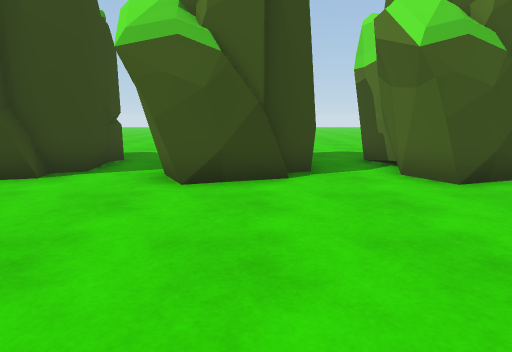
View 1 (above)

24 first-person views from a walk through a 3-D level made in the Unity game engine. The camera is 1.2 m above the floor, tilts 10° down and sees 75° across. The floor is counted in squares, 1 m on a side. Each view is taken from the middle of a square. On the plan, view 1 faces up. The plan holds only what a view shows up to about 14 squares ahead; the rest is blank. The place goes on beyond the plan. Some animated figures are left out.

View 2
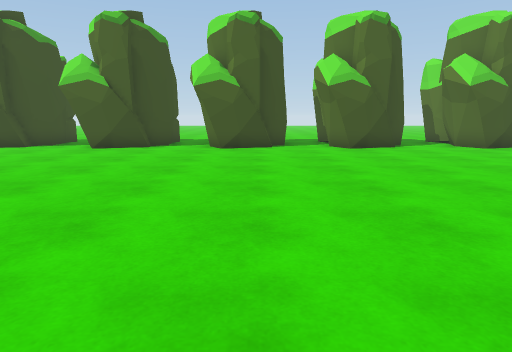

View 3
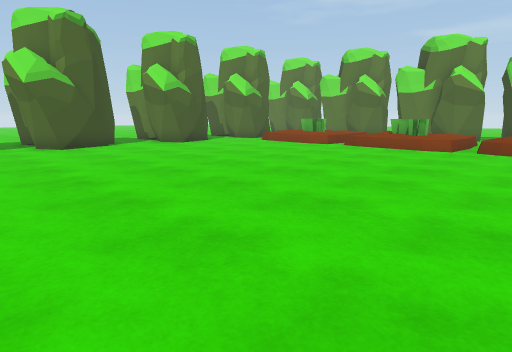

View 4
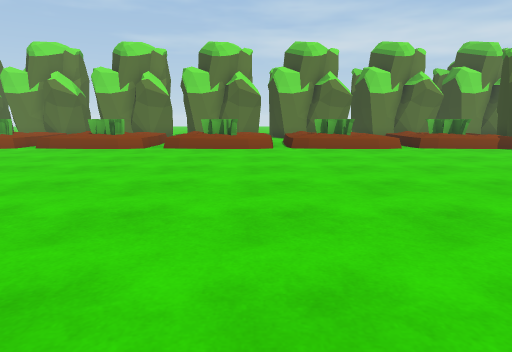

View 5
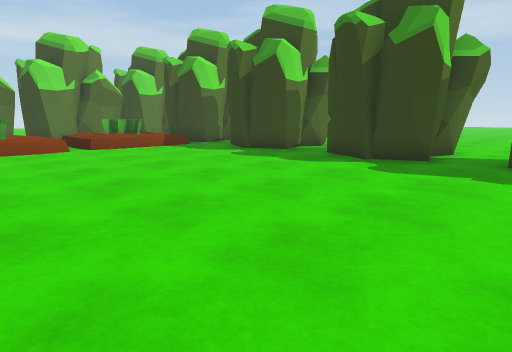

View 6
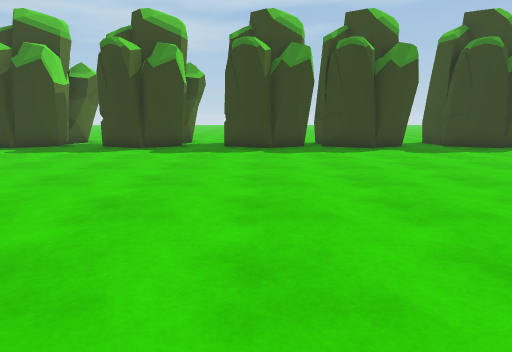

View 7
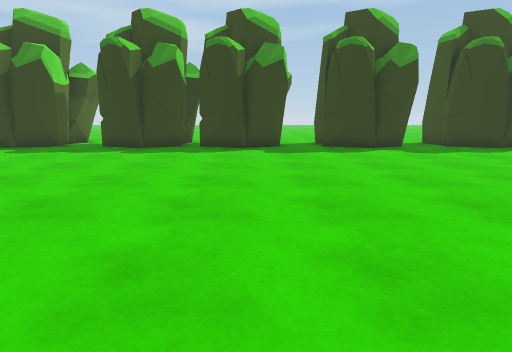

View 8
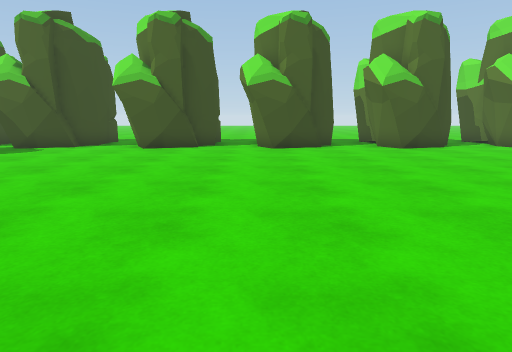

View 9
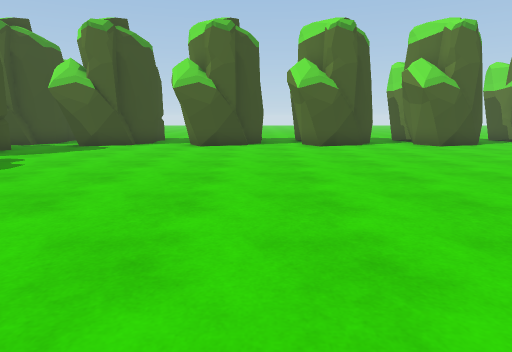

View 10
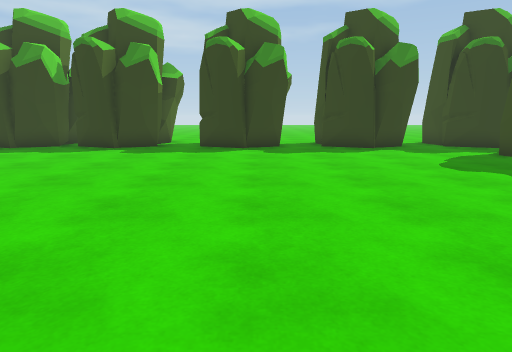

View 11
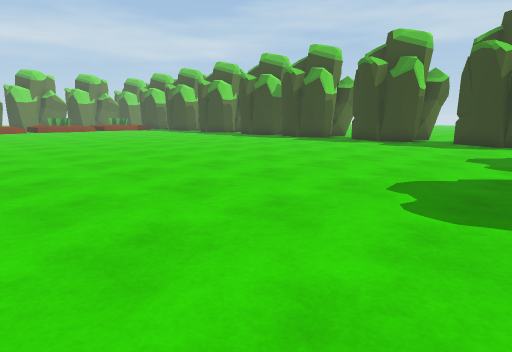

View 12
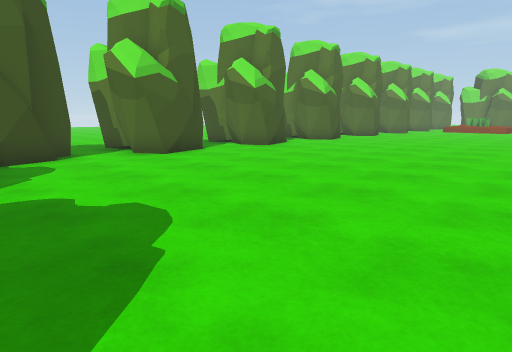

View 13
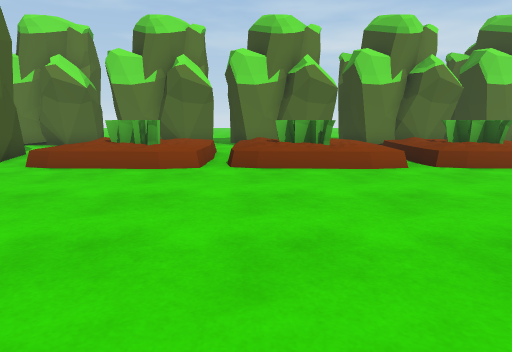

View 14
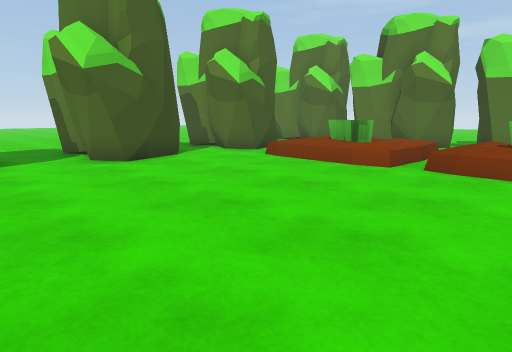

View 15
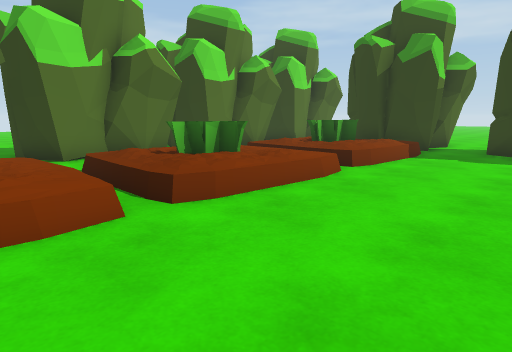

View 16
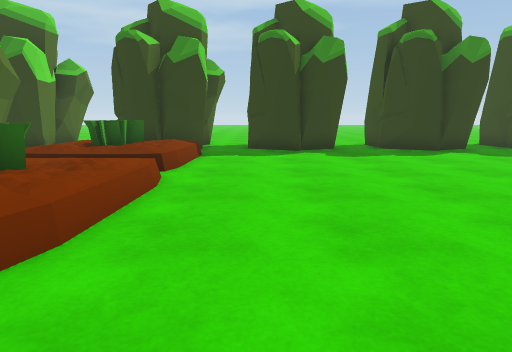

View 17
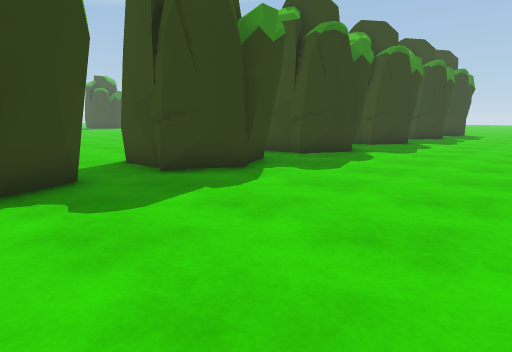

View 18
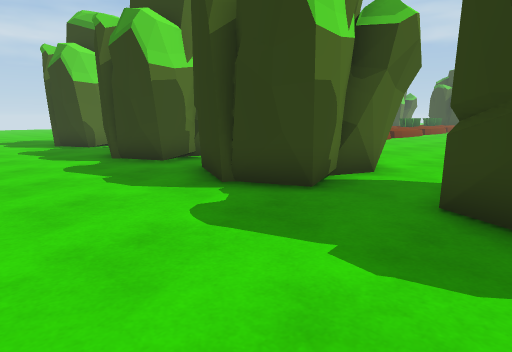

View 19
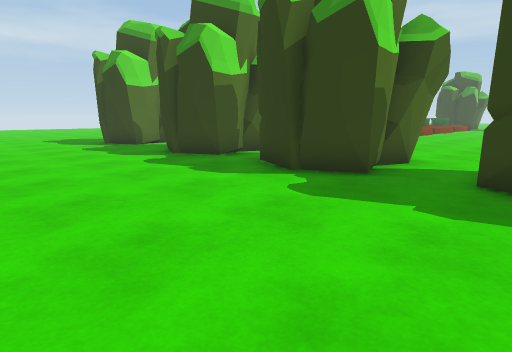

View 20
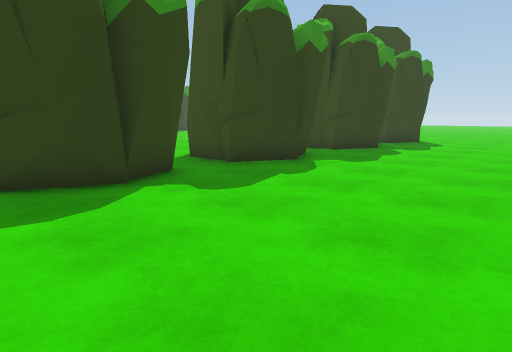

View 21
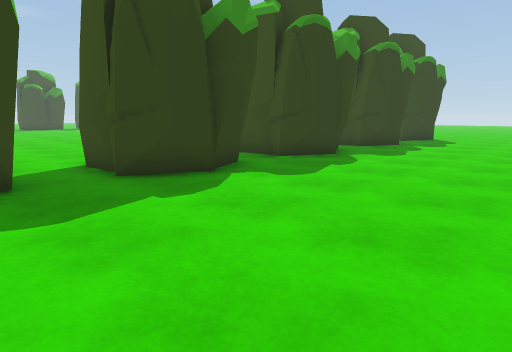

View 22
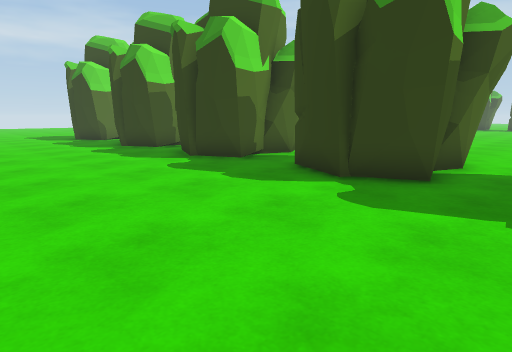

View 23
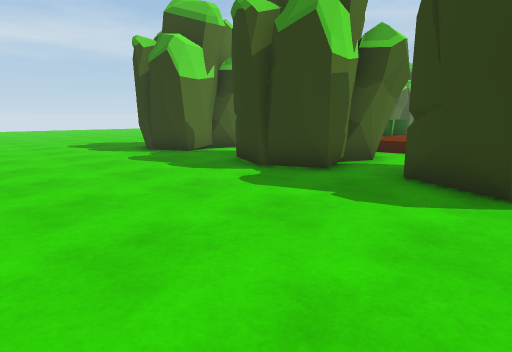

View 24
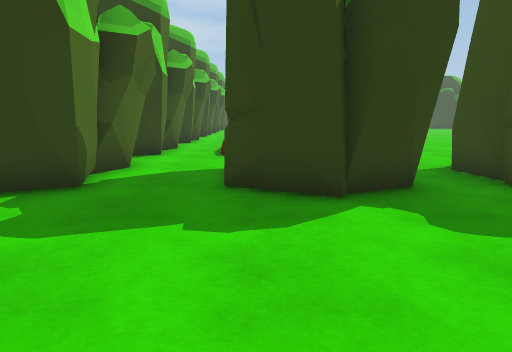

### Floor plan
Key: @ floor where view 1 was taken; . floor; / step, stairs or slope; O other object.
Columns run from 17 left of view 1 to 19 right of it. Each row starts with its distance up from view 1.
 16           ..... . ..... ... ...
 15    ..................................
 14 .....................................
 13 .....................................
 12 .....................................
 11 .....................................
 10 OOOO.OOOO.OOOO.OOOO.OOOO.OOOO.OOOO..O
  9  OOO.OOOO.OOOO.OO O.O  O.OOOO.OOOO..O
  8   OO.O OO.O OO.O OO.OO O.OO O.OO O..O
  7 OOOO.OOOO.OOOO.OOOO.OOOO.OOOO.OOOO..O
  6 OOO..OOO..OOO..OOO..OOO..OOO..OOO ..O
  5 ................................  ..O
  4 ............................../   /.O
  3 ............................../ O /.O
  2 ............................../ O /.O
  1  ............................./    .O
  0 .................@..................O
 -1 ............................../     O
 -2 ............................../ O   O
 -3  ............................./ O   O
 -4 . ............................/     O
 -5  ............  ................     O
 -6 ............................../     O
 -7 ............................../ O   O
 -8 .................. .........../ O   O
 -9  ............................./     O
-10  ..............................     O
-11  ............................./     O
-12  ............................./ O   O
-13  ............................./ O   O
-14  ............................./     O
-15  ..............................     O
-16 ............................../     O
-17 ............................../ O   O
-18 ............................../ O   O
-19 ............................../     O
-20 .OOOO.OOOO.OOOOOOOO.OOOO.OOOO.OOOO  O
-21 .OOOO.OOOO.OOOOOOOO.OOOO.OOOO.OOOO  O
-22  O OO O OO O OOO OO.O OO.OOOO.O O   O
-23                    .O    O   .O     O
-24                    .O        .O
-25                    ..
-26                    ...
-27                    ...
-28                    ..

Positions as (right, up) in squares from view 1, and headings:
1: (0, 0), facing up
2: (0, -7), facing up
3: (0, -8), facing up-right
4: (0, -9), facing right
5: (0, -11), facing down-right
6: (0, -7), facing down
7: (-5, -7), facing down
8: (-7, -7), facing up
9: (-9, -8), facing up
10: (-10, -7), facing down
11: (-17, -4), facing down-right
12: (-17, -4), facing up-right
13: (5, -1), facing right
14: (5, -3), facing up-right
15: (9, -8), facing down-right
16: (11, -8), facing down
17: (5, 16), facing down-left
18: (5, 14), facing down-right
19: (5, 16), facing down-right
20: (-3, 16), facing down-left
21: (-1, 16), facing down-left
22: (1, 16), facing down-right
23: (9, 16), facing down-right
24: (16, 15), facing down
